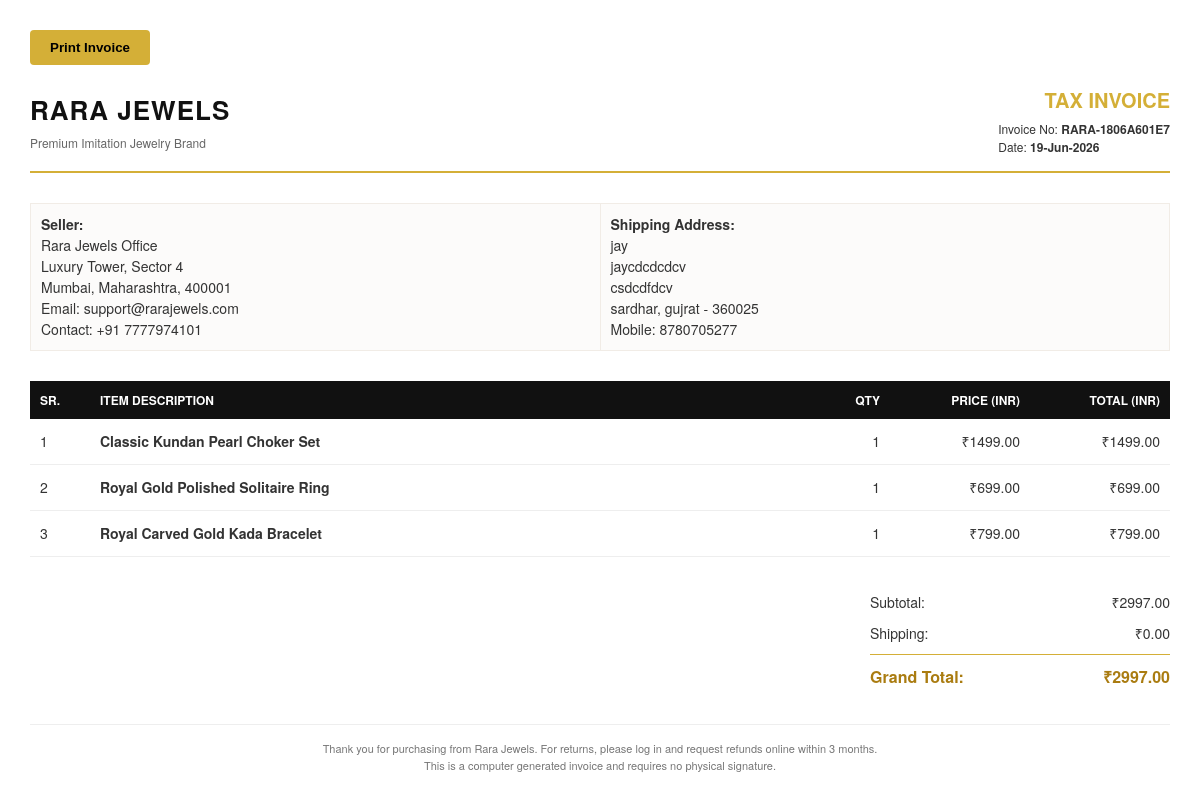
The app's page /order/1/invoice/print/ (signed in) with its own data.
### shop/models.py (models this page shows, shortened)
class Order(models.Model):
    ORDER_STATUS_CHOICES = [
        ('pending', 'Pending'),
        ('processing', 'Processing'),
        ('shipped', 'Shipped'),
        ('delivered', 'Delivered'),
        ('cancelled', 'Cancelled'),
        ('returned', 'Returned')
    ]
    PAYMENT_STATUS_CHOICES = [
        ('pending', 'Pending'),
        ('completed', 'Completed'),
        ('failed', 'Failed'),
        ('refunded', 'Refunded')
    ]
    user = models.ForeignKey(settings.AUTH_USER_MODEL, on_delete=models.CASCADE, related_name='orders')
    order_number = models.CharField(max_length=100, unique=True)
    shipping_address = models.TextField()
    subtotal = models.DecimalField(max_digits=10, decimal_places=2)
    shipping_charge = models.DecimalField(max_digits=10, decimal_places=2)
    discount_amount = models.DecimalField(max_digits=10, decimal_places=2, default=0.00)
    coupon = models.ForeignKey(Coupon, on_delete=models.SET_NULL, null=True, blank=True)
    total_price = models.DecimalField(max_digits=10, decimal_places=2)
    payment_method = models.CharField(max_length=20, choices=[('cod', 'Cash On Delivery'), ('razorpay', 'Razorpay')])
    payment_status = models.CharField(max_length=20, default='pending', choices=PAYMENT_STATUS_CHOICES)
    order_status = models.CharField(max_length=20, default='pending', choices=ORDER_STATUS_CHOICES)
    razorpay_order_id = models.CharField(max_length=255, blank=True, null=True)
    razorpay_payment_id = models.CharField(max_length=255, blank=True, null=True)
    razorpay_signature = models.CharField(max_length=255, blank=True, null=True)
    created_at = models.DateTimeField(auto_now_add=True)
    updated_at = models.DateTimeField(auto_now=True)

class OrderItem(models.Model):
    order = models.ForeignKey(Order, on_delete=models.CASCADE, related_name='items')
    product = models.ForeignKey(Product, on_delete=models.CASCADE)
    quantity = models.IntegerField()
    price = models.DecimalField(max_digits=10, decimal_places=2)
    @property
    def subtotal(self):
        return self.price * self.quantity

class Product(models.Model):
    name = models.CharField(max_length=255)
    slug = models.SlugField(max_length=255, unique=True, blank=True)
    description = models.TextField()
    price = models.DecimalField(max_digits=10, decimal_places=2)
    discount_price = models.DecimalField(max_digits=10, decimal_places=2, null=True, blank=True)
    category = models.ForeignKey(Category, on_delete=models.CASCADE, related_name='products')
    stock = models.IntegerField(default=0)
    is_featured = models.BooleanField(default=False)
    is_new_arrival = models.BooleanField(default=True)
    is_best_seller = models.BooleanField(default=False)
    is_trending = models.BooleanField(default=False)
    view_count = models.IntegerField(default=0)
    created_at = models.DateTimeField(auto_now_add=True)
    updated_at = models.DateTimeField(auto_now=True)

### shop/views.py (the view)
# urls.py: path('order/<int:order_id>/invoice/print/', views.print_invoice_html_view, name='print_invoice_html'),
@login_required
def print_invoice_html_view(request, order_id):
    if request.user.is_superuser:
        order = get_object_or_404(Order, id=order_id)
    else:
        order = get_object_or_404(Order, id=order_id, user=request.user)
    return render(request, 'shop/invoice_print.html', {'order': order})

### shop/context_processors.py (called while the page is built)
def store_context(request):
    parent_categories = Category.objects.filter(parent=None).prefetch_related('subcategories')
    cart_items_count = 0
    cart = None
    if request.user.is_authenticated:
        cart = Cart.objects.filter(user=request.user).first()
    else:
        session_key = request.session.session_key
        if session_key:
            cart = Cart.objects.filter(session_id=session_key).first()
    if cart:
        cart_items_count = cart.items_count
    wishlist_count = 0
    if request.user.is_authenticated:
        wishlist_count = Wishlist.objects.filter(user=request.user).count()
    settings_obj = StoreSetting.get_settings()
    return {
        'nav_categories': parent_categories,
        'cart_count': cart_items_count,
        'wishlist_count': wishlist_count,
        'store_settings': settings_obj,
        'current_year': timezone.now().year
    }

### shop/models.py (called while the page is built)
    @classmethod
    def get_settings(cls):
        obj, created = cls.objects.get_or_create(id=1)
        return obj

    @property
    def items_count(self):
        return sum(item.quantity for item in self.items.all())

### templates/shop/invoice_print.html (shortened to what this page needs)
{% load static %}
<!DOCTYPE html>
<html lang="en">
<head>
</head>
<body>
    <button class="btn-print" onclick="window.print()">Print Invoice</button>
    <div class="invoice-header">
        <div>
            <div class="brand-name">RARA JEWELS</div>
            <div style="font-size: 12px; color: #666; margin-top: 5px;">Premium Imitation Jewelry Brand</div>
        </div>
        <div>
            <div class="invoice-title">TAX INVOICE</div>
            <div style="margin-top: 5px; font-size: 12px;">Invoice No: <strong>{{ order.order_number }}</strong></div>
            <div style="font-size: 12px;">Date: <strong>{{ order.created_at|date:"d-M-Y" }}</strong></div>
        </div>
    </div>
    <table class="grid-addresses">
        <tr>
            <td>
                <strong>Seller:</strong><br>
                Rara Jewels Office<br>
                Luxury Tower, Sector 4<br>
                Mumbai, Maharashtra, 400001<br>
                Email: support@rarajewels.com<br>
                Contact: +91 7777974101
            </td>
            <td>
                <strong>Shipping Address:</strong><br>
                {{ order.shipping_address|linebreaksbr }}
            </td>
        </tr>
    </table>
    <table class="table-items">
        <thead>
            <tr>
                <th style="width: 40px;">Sr.</th>
                <th>Item Description</th>
                <th style="width: 60px;" class="align-right">Qty</th>
                <th style="width: 120px;" class="align-right">Price (INR)</th>
                <th style="width: 120px;" class="align-right">Total (INR)</th>
            </tr>
        </thead>
        <tbody>
            {% for item in order.items.all %}
            <tr>
                <td>{{ forloop.counter }}</td>
                <td><strong>{{ item.product.name }}</strong></td>
                <td class="align-right">{{ item.quantity }}</td>
                <td class="align-right">₹{{ item.price }}</td>
                <td class="align-right">₹{{ item.subtotal }}</td>
            </tr>
            {% endfor %}
        </tbody>
    </table>
    <div class="totals-block">
        <div class="totals-row">
            <span>Subtotal:</span>
            <span>₹{{ order.subtotal }}</span>
        </div>
        <div class="totals-row">
            <span>Shipping:</span>
            <span>₹{{ order.shipping_charge }}</span>
        </div>
        <div class="totals-row grand-total">
            <span>Grand Total:</span>
            <span>₹{{ order.total_price }}</span>
        </div>
    </div>
    <div class="footer-note">
        Thank you for purchasing from Rara Jewels. For returns, please log in and request refunds online within 3 months.<br>
        This is a computer generated invoice and requires no physical signature.
    </div>
</body>
</html>

### templates/shop/invoice_print.html (style rules this page uses)
body { font-family: 'Helvetica Neue', Helvetica, Arial, sans-serif; color: #333; margin: 0; padding: 30px; font-size: 14px; line-height: 1.5; }
.invoice-header { border-bottom: 2px solid #D4AF37; padding-bottom: 15px; margin-bottom: 30px; display: flex; justify-content: space-between; align-items: center; }
.brand-name { font-size: 26px; font-weight: bold; color: #111; letter-spacing: 1px; }
.invoice-title { font-size: 20px; color: #D4AF37; font-weight: bold; text-align: right; }
.grid-addresses { width: 100%; border-collapse: collapse; margin-bottom: 30px; }
.grid-addresses td { width: 50%; vertical-align: top; padding: 10px; background-color: #fcfbfa; border: 1px solid #f1ece6; }
.table-items { width: 100%; border-collapse: collapse; margin-bottom: 30px; }
.table-items th { background-color: #111; color: #fff; padding: 10px; text-align: left; font-size: 12px; text-transform: uppercase; }
.table-items td { padding: 12px 10px; border-bottom: 1px solid #eee; }
.align-right { text-align: right !important; }
.totals-block { float: right; width: 300px; margin-bottom: 30px; }
.totals-row { display: flex; justify-content: space-between; padding: 5px 0; }
.grand-total { font-size: 16px; font-weight: bold; border-top: 1px solid #D4AF37; padding-top: 10px; margin-top: 5px; color: #AA7C11; }
.footer-note { clear: both; text-align: center; font-size: 11px; color: #777; margin-top: 50px; border-top: 1px solid #eee; padding-top: 15px; }
.btn-print { background-color: #D4AF37; color: #000; border: none; padding: 10px 20px; font-weight: bold; cursor: pointer; margin-bottom: 20px; border-radius: 4px; }

### records on screen
Order: order_number "RARA-1806A601E7", created_at "19-Jun-2026", shipping_address "jay jaycdcdcdcv csdcdfdcv sardhar, gujrat - 360025 Mobile: 8780705277", subtotal "2997.00", shipping_charge "0.00", total_price "2997.00"
OrderItem: product.name "Classic Kundan Pearl Choker Set", quantity "1", price "1499.00", subtotal "1499.00"
OrderItem: product.name "Royal Gold Polished Solitaire Ring", quantity "1", price "699.00", subtotal "699.00"
OrderItem: product.name "Royal Carved Gold Kada Bracelet", quantity "1", price "799.00", subtotal "799.00"
